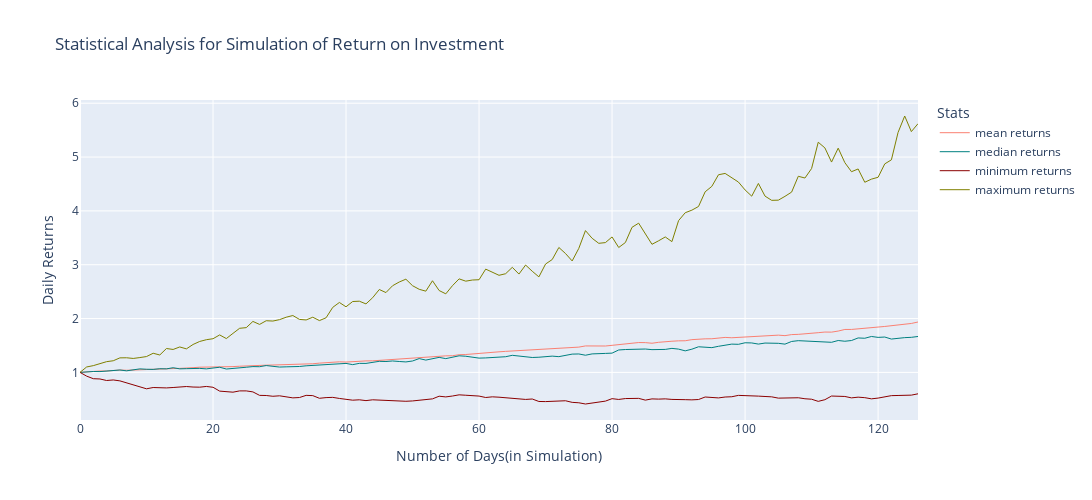

Here is the notebook cell this chart was saved with:
### Code cell
#plot simulated returns (this is in percent returns)

fig2 = go.Figure()
fig2.add_trace(go.Scatter(x=df_simulated_returns.index, y=df_simulated_returns['mean'],
                    mode='lines',
                    name='mean returns',
                    line=dict(color="salmon", width=1),))
fig2.add_trace(go.Scatter(x=df_simulated_returns.index, y=df_simulated_returns['median'],
                    mode='lines',
                    name='median returns',
                    line=dict(color="teal", width=1),))
fig2.add_trace(go.Scatter(x=df_simulated_returns.index, y=df_simulated_returns['min'],
                    mode='lines',
                    name='minimum returns',
                    line=dict(color="darkred", width=1),))
fig2.add_trace(go.Scatter(x=df_simulated_returns.index, y=df_simulated_returns['max'],
                    mode='lines',
                    name='maximum returns',
                    line=dict(color="olive", width=1),))
fig2.update_layout(
    height=500,
    width=1200,
    xaxis_title="Number of Days(in Simulation)",
    yaxis_title="Daily Returns",
    legend_title="Stats",
    title="Statistical Analysis for Simulation of Return on Investment")
fig2.show()
